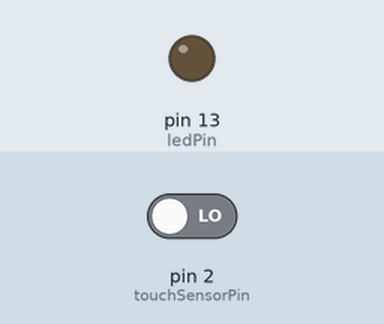
The sketch below on a simulated Arduino Uno, built with avr-gcc and run on an emulated ATmega328P. Parts: output pins drawn as LEDs (lit = HIGH). Inputs (shaded band) come from the test bench; at power-on: pin 2 (touchSensorPin) LOW.

Above: at 1.2 s.
1.3 s: pin 2 (touchSensorPin) driven HIGH
At 1.8 s:
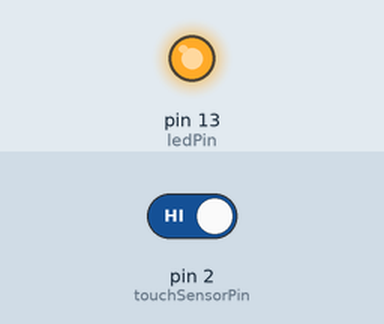
2.8 s: pin 2 (touchSensorPin) driven LOW
At 4.1 s:
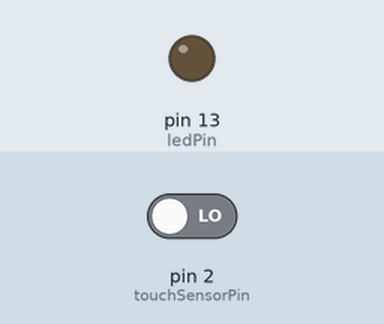
Timing chart, 0 to 5.8 s (numbered marks = the images above; inputs shaded):
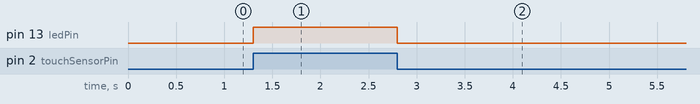

Measured:
- after the input at 1.3 s, pin 13 (ledPin): LOW → HIGH at once
- after the input at 2.8 s, pin 13 (ledPin): HIGH → LOW at once

The sketch:

sketch_aug15a.ino
```cpp
const int touchSensorPin = 2;
const int ledPin = 13;

void setup() {
  pinMode(touchSensorPin, INPUT);
  pinMode(ledPin, OUTPUT);
  digitalWrite(ledPin, LOW);
}

void loop() {
  int touchState = digitalRead(touchSensorPin);

  if (touchState == HIGH) {
    digitalWrite(ledPin, HIGH);
  } else {
    digitalWrite(ledPin, LOW);
  }

  delay(50);
}
```
